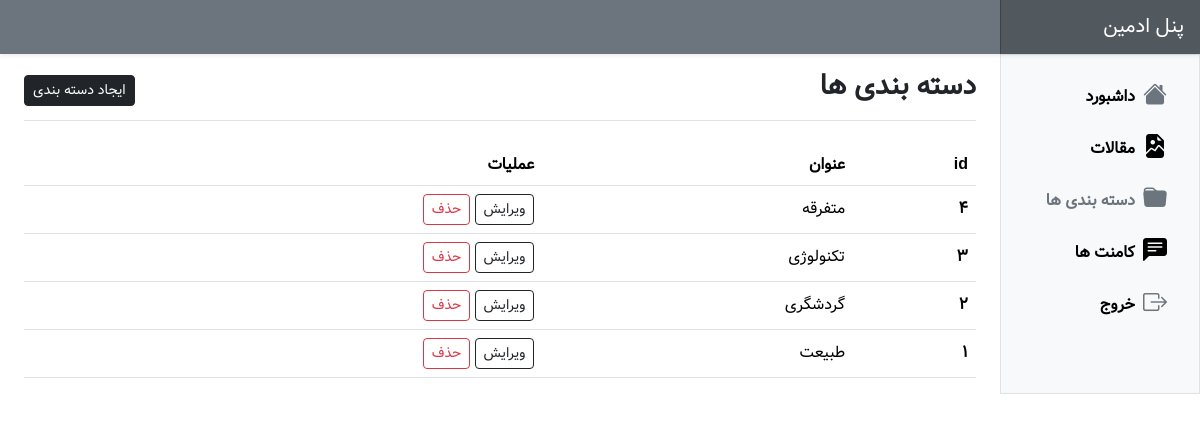
The app's page /admin-panel/pages/categories/index.php (signed in) with its own data.
### tables this page shows
CREATE TABLE `categories` (
  `id` int(11) NOT NULL,
  `title` varchar(255) NOT NULL
);

### admin-panel/pages/categories/index.php (the view, shortened to what this page needs)
<?php
include '../../include/layout/header.php';
$categories = $db->query('SELECT * FROM categories ORDER BY id DESC');
?>
<div class="container-fluid">
    <div class="row">
        <?php include '../../include/layout/sidebar.php' ?>
        <main class="col-md-9 ms-sm-auto col-lg-10 px-md-4">
            <div
                class="d-flex justify-content-between flex-wrap flex-md-nowrap align-items-center pt-3 pb-2 mb-3 border-bottom">
                <h1 class="fs-3 fw-bold">دسته بندی ها</h1>
                <div class="btn-toolbar mb-2 mb-md-0">
                    <a href="./create.php" class="btn btn-sm btn-dark">
                        ایجاد دسته بندی
                    </a>
                </div>
            </div>
            <div class="mt-4">
                <?php if ($categories->rowCount() > 0): ?>
                    <div class="table-responsive small">
                        <table class="table table-hover align-middle">
                            <thead>
                                <tr>
                                    <th>id</th>
                                    <th>عنوان</th>
                                    <th>عملیات</th>
                                </tr>
                            </thead>
                            <tbody>
                                <?php foreach($categories as $category): ?>
                                <tr>
                                    <th><?= $category['id'] ?></th>
                                    <td><?= $category['title'] ?></td>
                                    <td>
                                        <a
                                            href="./edit.php?id=<?= $category['id'] ?>"
                                            class="btn btn-sm btn-outline-dark">ویرایش</a>
                                        <a
                                            href="index.php?action=delete&id=<?= $category['id'] ?>"
                                            class="btn btn-sm btn-outline-danger">حذف</a>
                                    </td>
                                </tr>
                                <?php endforeach ?>
                            <?php else: ?>
                                <div class="col">
                                    <div class="alert alert-danger">دسته بندی یافت نشد...</div>
                                </div>
                            <?php endif ?>
                            </tbody>
                        </table>
                    </div>
            </div>
        </main>
    </div>
</div>
<?php include '../../include/layout/footer.php' ?>

### admin-panel/assets/css/style.css (style rules this page uses)
body { font-family: "Vazir", sans-serif; }
td, th { font-size: 1rem; }

### records on screen
categories: id "4", title "متفرقه"
categories: id "3", title "تکنولوژی"
categories: id "2", title "گردشگری"
categories: id "1", title "طبیعت"
